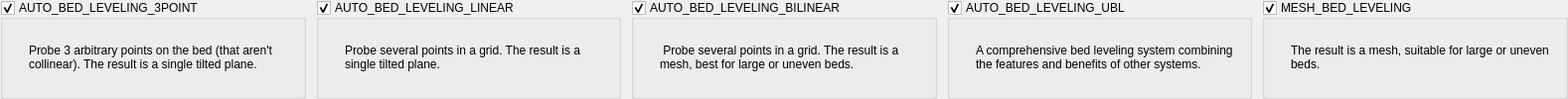
    <widget class="QWidget" name="widget_2" native="true">
     <layout class="QGridLayout" name="gridLayout_2" columnstretch="1,1,1,1,1">
      <property name="leftMargin">
       <number>0</number>
      </property>
      <property name="topMargin">
       <number>0</number>
      </property>
      <property name="rightMargin">
       <number>0</number>
      </property>
      <property name="bottomMargin">
       <number>0</number>
      </property>
      <property name="spacing">
       <number>10</number>
      </property>
      <item row="0" column="0">
       <widget class="QGroupBox" name="uAutoBedLeveling3pointBox">
        <property name="title">
         <string>AUTO_BED_LEVELING_3POINT</string>
        </property>
        <property name="checkable">
         <bool>true</bool>
        </property>
        <layout class="QGridLayout" name="gridLayout_11">
         <property name="spacing">
          <number>10</number>
         </property>
         <item row="0" column="0">
          <widget class="QLabel" name="label_13">
           <property name="sizePolicy">
            <sizepolicy hsizetype="Fixed" vsizetype="Fixed">
             <horstretch>0</horstretch>
             <verstretch>0</verstretch>
            </sizepolicy>
           </property>
           <property name="text">
            <string/>
           </property>
           <property name="pixmap">
            <pixmap>:/info_FILL0_wght100_GRAD0_opsz20.svg</pixmap>
           </property>
          </widget>
         </item>
         <item row="0" column="1">
          <widget class="QLabel" name="label_14">
           <property name="text">
            <string>Probe 3 arbitrary points on the bed (that aren't collinear). The result is a single tilted plane.</string>
           </property>
           <property name="wordWrap">
            <bool>true</bool>
           </property>
          </widget>
         </item>
        </layout>
       </widget>
      </item>
      <item row="0" column="3">
       <widget class="QGroupBox" name="uAutoBedLevelingUblBox">
        <property name="title">
         <string>AUTO_BED_LEVELING_UBL</string>
        </property>
        <property name="checkable">
         <bool>true</bool>
        </property>
        <layout class="QGridLayout" name="gridLayout_14">
         <property name="spacing">
          <number>10</number>
         </property>
         <item row="0" column="0">
          <widget class="QLabel" name="label_19">
           <property name="sizePolicy">
            <sizepolicy hsizetype="Fixed" vsizetype="Fixed">
             <horstretch>0</horstretch>
             <verstretch>0</verstretch>
            </sizepolicy>
           </property>
           <property name="text">
            <string/>
           </property>
           <property name="pixmap">
            <pixmap>:/info_FILL0_wght100_GRAD0_opsz20.svg</pixmap>
           </property>
          </widget>
         </item>
         <item row="0" column="1">
          <widget class="QLabel" name="label_20">
           <property name="text">
            <string>A comprehensive bed leveling system combining the features and benefits of other systems.</string>
           </property>
           <property name="wordWrap">
            <bool>true</bool>
           </property>
          </widget>
         </item>
        </layout>
       </widget>
      </item>
      <item row="0" column="2">
       <widget class="QGroupBox" name="uAutoBedLevelingBilinearBox">
        <property name="title">
         <string>AUTO_BED_LEVELING_BILINEAR</string>
        </property>
        <property name="checkable">
         <bool>true</bool>
        </property>
        <layout class="QGridLayout" name="gridLayout_13">
         <property name="spacing">
          <number>10</number>
         </property>
         <item row="0" column="0">
          <widget class="QLabel" name="label_17">
           <property name="sizePolicy">
            <sizepolicy hsizetype="Fixed" vsizetype="Fixed">
             <horstretch>0</horstretch>
             <verstretch>0</verstretch>
            </sizepolicy>
           </property>
           <property name="text">
            <string/>
           </property>
           <property name="pixmap">
            <pixmap>:/info_FILL0_wght100_GRAD0_opsz20.svg</pixmap>
           </property>
          </widget>
         </item>
         <item row="0" column="1">
          <widget class="QLabel" name="label_18">
           <property name="text">
            <string> Probe several points in a grid. The result is a mesh, best for large or uneven beds.</string>
           </property>
           <property name="wordWrap">
            <bool>true</bool>
           </property>
          </widget>
         </item>
        </layout>
       </widget>
      </item>
      <item row="0" column="1">
       <widget class="QGroupBox" name="uAutoBedLevelingLinearBox">
        <property name="title">
         <string>AUTO_BED_LEVELING_LINEAR</string>
        </property>
        <property name="checkable">
         <bool>true</bool>
        </property>
        <layout class="QGridLayout" name="gridLayout_12">
         <property name="spacing">
          <number>10</number>
         </property>
         <item row="0" column="0">
          <widget class="QLabel" name="label_15">
           <property name="sizePolicy">
            <sizepolicy hsizetype="Fixed" vsizetype="Fixed">
             <horstretch>0</horstretch>
             <verstretch>0</verstretch>
            </sizepolicy>
           </property>
           <property name="text">
            <string/>
           </property>
           <property name="pixmap">
            <pixmap>:/info_FILL0_wght100_GRAD0_opsz20.svg</pixmap>
           </property>
          </widget>
         </item>
         <item row="0" column="1">
          <widget class="QLabel" name="label_16">
           <property name="text">
            <string>Probe several points in a grid. The result is a single tilted plane.</string>
           </property>
           <property name="wordWrap">
            <bool>true</bool>
           </property>
          </widget>
         </item>
        </layout>
       </widget>
      </item>
      <item row="0" column="4">
       <widget class="QGroupBox" name="uMeshBedLevelingBox">
        <property name="title">
         <string>MESH_BED_LEVELING</string>
        </property>
        <property name="checkable">
         <bool>true</bool>
        </property>
        <layout class="QGridLayout" name="gridLayout_15">
         <property name="spacing">
          <number>10</number>
         </property>
         <item row="0" column="0">
          <widget class="QLabel" name="label_21">
           <property name="sizePolicy">
            <sizepolicy hsizetype="Fixed" vsizetype="Fixed">
             <horstretch>0</horstretch>
             <verstretch>0</verstretch>
            </sizepolicy>
           </property>
           <property name="text">
            <string/>
           </property>
           <property name="pixmap">
            <pixmap>:/info_FILL0_wght100_GRAD0_opsz20.svg</pixmap>
           </property>
          </widget>
         </item>
         <item row="0" column="1">
          <widget class="QLabel" name="label_22">
           <property name="text">
            <string>The result is a mesh, suitable for large or uneven beds.</string>
           </property>
           <property name="wordWrap">
            <bool>true</bool>
           </property>
          </widget>
         </item>
        </layout>
       </widget>
      </item>
     </layout>
    </widget>
